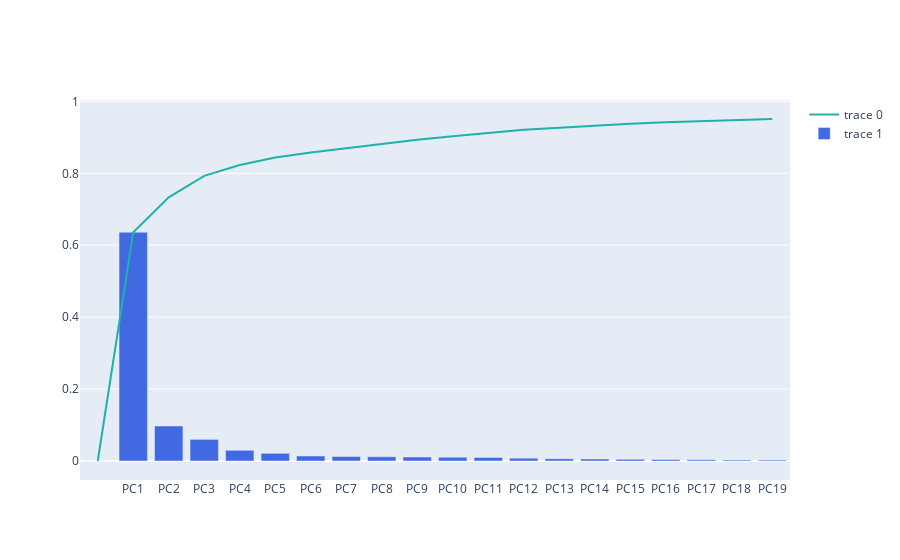

The code cell stored with this chart in its notebook:
### Code cell
import plotly.graph_objects as go

fig = go.Figure()

fig.add_trace(
    go.Scatter(
        x=df_explained_variance['PC'],
        y=df_explained_variance['Cumulative Variance'],
        marker=dict(size=10, color="LightSeaGreen")
    ))

fig.add_trace(
    go.Bar(
        x=df_explained_variance['PC'],
        y=df_explained_variance['Explained Variance'],
        marker=dict(color="RoyalBlue")
    ))

fig.show()

### Figure 1 — Plotly figure (JSON) as saved in the notebook; plotly's stock layout.template omitted (floating-point values rounded to 4 significant figures)
{"data": [{"marker": {"color": "LightSeaGreen", "size": 10}, "type": "scatter", "x": ["", "PC1", "PC2", "PC3", "PC4", "PC5", "PC6", "PC7", "PC8", "PC9", "PC10", "PC11", "PC12", "PC13", "PC14", "PC15", "PC16", "PC17", "PC18", "PC19"], "y": [0, 0.636, 0.733, 0.793, 0.823, 0.844, 0.858, 0.87, 0.882, 0.893, 0.903, 0.913, 0.921, 0.927, 0.933, 0.938, 0.942, 0.945, 0.948, 0.951]}, {"marker": {"color": "RoyalBlue"}, "type": "bar", "x": ["", "PC1", "PC2", "PC3", "PC4", "PC5", "PC6", "PC7", "PC8", "PC9", "PC10", "PC11", "PC12", "PC13", "PC14", "PC15", "PC16", "PC17", "PC18", "PC19"], "y": [0, 0.6363, 0.0973, 0.06008, 0.02985, 0.02131, 0.01394, 0.01249, 0.01181, 0.01111, 0.01048, 0.009783, 0.007795, 0.006212, 0.005531, 0.00477, 0.004141, 0.003478, 0.002711, 0.002647]}], "layout": {"autosize": true, "xaxis": {"autorange": true, "range": [-0.5, 19.5], "type": "category"}, "yaxis": {"autorange": true, "range": [-0.05283, 1.004], "type": "linear"}}}
